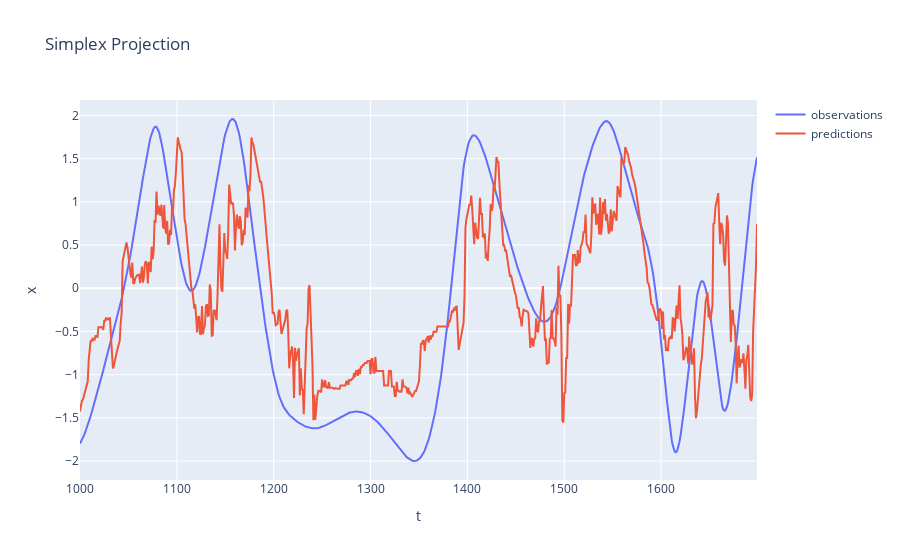
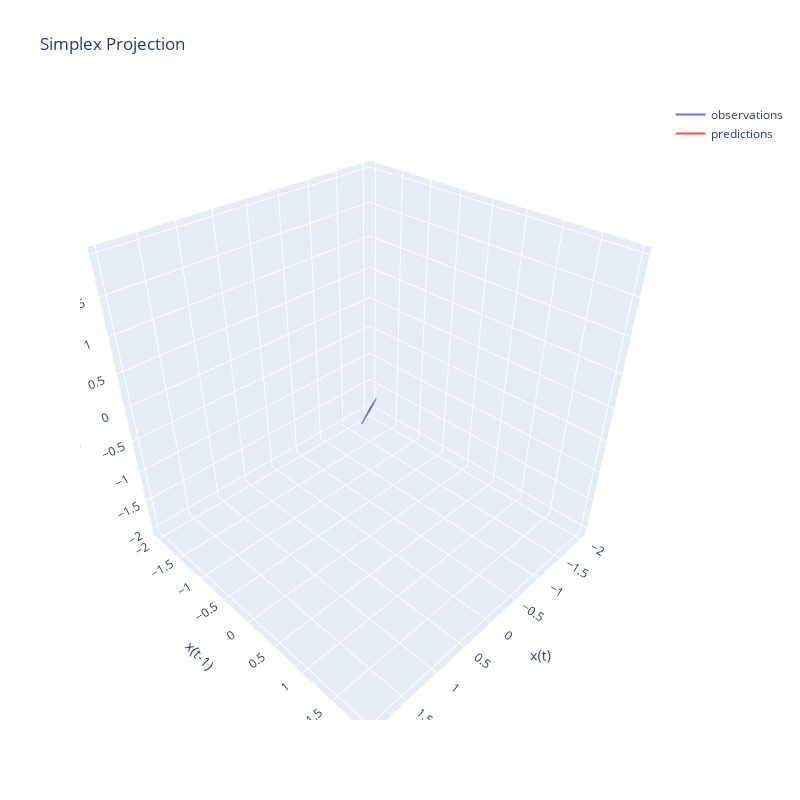

Write notebook code for charts like these, in order.
### Code cell
from edmkit.simplex_projection import simplex_projection

embedding = lagged_embed(x2, 1, 5)

X = embedding[:-27]
Y = embedding[27:]

partition = 1000
t = np.arange(700) + partition

obserbations, predictions = simplex_projection(X, Y, t, partition)

# plot single dimension

layout = go.Layout(title="Simplex Projection", xaxis=dict(title="t"), yaxis=dict(title="x"))

data = [
    go.Scatter(x=t, y=obserbations[:, 0], mode="lines", name="observations"),
    go.Scatter(x=t, y=predictions[:, 0], mode="lines", name="predictions"),
]

fig = go.Figure(data=data, layout=layout)
fig.show()


# 3D plot

layout = go.Layout(
    title="Simplex Projection",
    scene=dict(xaxis_title="x(t)", yaxis_title="x(t-1)", zaxis_title="x(t-2)"),
    width=800,
    height=800,
)

data = [
    go.Scatter3d(
        x=obserbations[:, 0],
        y=obserbations[:, 1],
        z=obserbations[:, 2],
        mode="lines",
        name="observations",
        hovertemplate="x(t): %{x}<br>x(t-1): %{y}<br>x(t-2): %{z}<extra></extra>",
    ),
    go.Scatter3d(
        x=predictions[:, 0],
        y=predictions[:, 1],
        z=predictions[:, 2],
        mode="lines",
        name="predictions",
        hovertemplate="x(t): %{x}<br>x(t-1): %{y}<br>x(t-2): %{z}<extra></extra>",
    ),
]

fig = go.Figure(data=data, layout=layout)
fig.show()

### Figure 1 — Plotly figure (JSON) as saved in the notebook; plotly's stock layout.template omitted (floating-point values rounded to 4 significant figures; data arrays with more than 128 entries replaced by an {"elided": "..."} marker saying what was removed)
{"data": [{"mode": "lines", "name": "observations", "type": "scatter", "x": {"elided": "700 int values"}, "y": {"elided": "700 float values"}}, {"mode": "lines", "name": "predictions", "type": "scatter", "x": {"elided": "700 int values"}, "y": {"elided": "700 float values"}}], "layout": {"title": {"text": "Simplex Projection"}, "xaxis": {"title": {"text": "t"}}, "yaxis": {"title": {"text": "x"}}}}

### Figure 2 — Plotly figure (JSON) as saved in the notebook; plotly's stock layout.template omitted (floating-point values rounded to 4 significant figures; data arrays with more than 128 entries replaced by an {"elided": "..."} marker saying what was removed)
{"data": [{"hovertemplate": "x(t): %{x}<br>x(t-1): %{y}<br>x(t-2): %{z}<extra></extra>", "mode": "lines", "name": "observations", "type": "scatter3d", "x": {"elided": "700 float values"}, "y": {"elided": "700 float values"}, "z": {"elided": "700 float values"}}, {"hovertemplate": "x(t): %{x}<br>x(t-1): %{y}<br>x(t-2): %{z}<extra></extra>", "mode": "lines", "name": "predictions", "type": "scatter3d", "x": {"elided": "700 float values"}, "y": {"elided": "700 float values"}, "z": {"elided": "700 float values"}}], "layout": {"height": 800, "scene": {"xaxis": {"title": {"text": "x(t)"}}, "yaxis": {"title": {"text": "x(t-1)"}}, "zaxis": {"title": {"text": "x(t-2)"}}}, "title": {"text": "Simplex Projection"}, "width": 800}}
